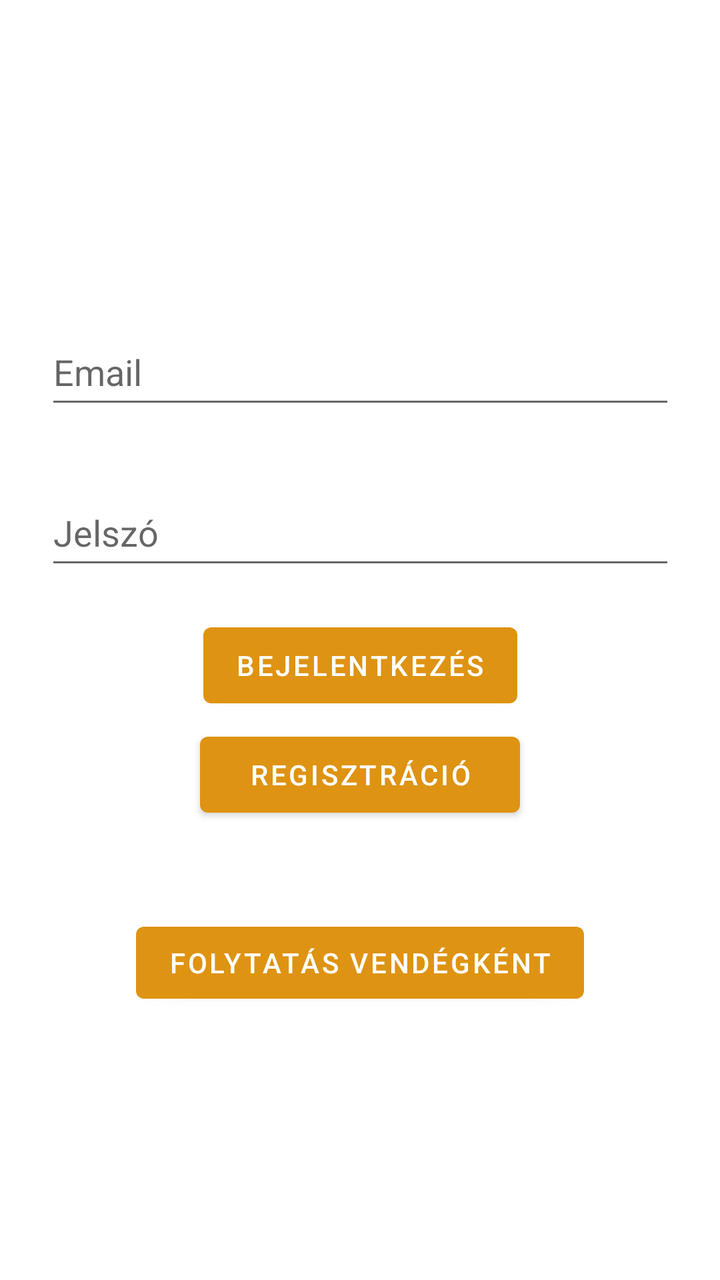
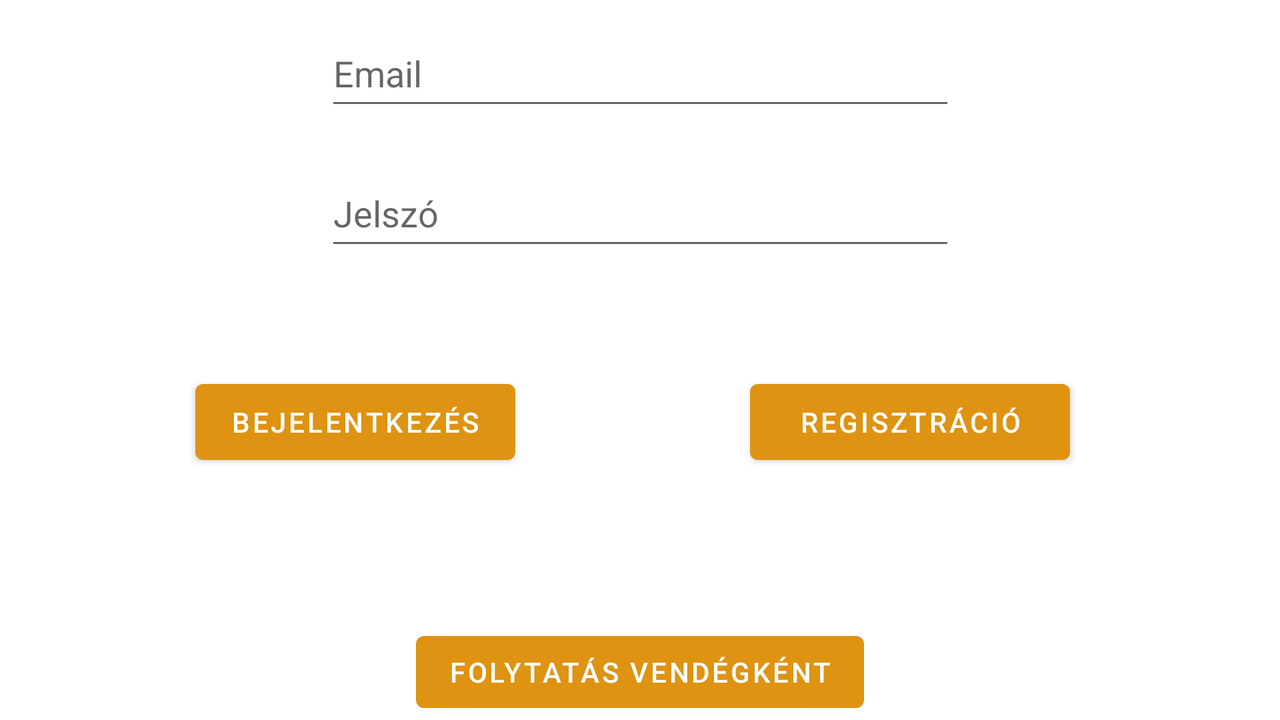

One screen, two layout resources from the same app: the default and the repository's alternative for another configuration. Each is rendered where Android would select it; the XML of both is given below.
<!-- AndroidManifest.xml: application theme Theme.AutoAlkatresz -->
<!-- res/layout/activity_main.xml -->
<?xml version="1.0" encoding="utf-8"?>
<androidx.constraintlayout.widget.ConstraintLayout xmlns:android="http://schemas.android.com/apk/res/android"
    xmlns:app="http://schemas.android.com/apk/res-auto"
    xmlns:tools="http://schemas.android.com/tools"
    android:layout_width="match_parent"
    android:layout_height="match_parent"
    tools:context=".MainActivity">

    <EditText
        android:id="@+id/emailTextBox"
        android:layout_width="wrap_content"
        android:layout_height="@dimen/defaultHeight"
        android:autofillHints="emailAddress"
        android:ems="15"
        android:hint="@string/email"
        android:inputType="textEmailAddress"
        app:layout_constraintBottom_toBottomOf="parent"
        app:layout_constraintEnd_toEndOf="parent"
        app:layout_constraintStart_toStartOf="parent"
        app:layout_constraintTop_toTopOf="parent"
        app:layout_constraintVertical_bias="0.26999998" />

    <EditText
        android:id="@+id/passwordTextBox"
        android:layout_width="wrap_content"
        android:layout_height="@dimen/defaultHeight"
        android:autofillHints="password"
        android:ems="15"
        android:hint="@string/password"
        android:inputType="textPassword"
        app:layout_constraintBottom_toBottomOf="parent"
        app:layout_constraintEnd_toEndOf="parent"
        app:layout_constraintStart_toStartOf="parent"
        app:layout_constraintTop_toBottomOf="@+id/emailTextBox"
        app:layout_constraintVertical_bias="0.07999998" />

    <Button
        android:id="@+id/backButton"
        android:layout_width="wrap_content"
        android:layout_height="@dimen/defaultHeight"
        android:onClick="login"
        android:text="@string/login"
        app:layout_constraintBottom_toBottomOf="parent"
        app:layout_constraintEnd_toEndOf="parent"
        app:layout_constraintStart_toStartOf="parent"
        app:layout_constraintTop_toBottomOf="@+id/passwordTextBox"
        app:layout_constraintVertical_bias="0.060000002" />

    <Button
        android:id="@+id/registerButton"
        android:layout_width="160dp"
        android:layout_height="@dimen/defaultHeight"
        android:onClick="register"
        android:text="@string/register"
        app:layout_constraintBottom_toBottomOf="parent"
        app:layout_constraintEnd_toEndOf="parent"
        app:layout_constraintStart_toStartOf="parent"
        app:layout_constraintTop_toBottomOf="@+id/backButton"
        app:layout_constraintVertical_bias="0.01999998" />

    <Button
        android:id="@+id/guestButton"
        android:layout_width="wrap_content"
        android:layout_height="wrap_content"
        android:onClick="guestLogin"
        android:text="@string/continueGuest"
        app:layout_constraintBottom_toBottomOf="parent"
        app:layout_constraintEnd_toEndOf="parent"
        app:layout_constraintStart_toStartOf="parent"
        app:layout_constraintTop_toBottomOf="@+id/registerButton"
        app:layout_constraintVertical_bias="0.25" />
</androidx.constraintlayout.widget.ConstraintLayout>
<!-- resources referenced by this layout -->
<resources>
  <dimen name="defaultHeight">50dp</dimen>
  <string name="continueGuest">Folytatás vendégként</string>
  <string name="email">Email</string>
  <string name="login">Bejelentkezés</string>
  <string name="password">Jelszó</string>
  <string name="register">Regisztráció</string>
  <style name="Theme.AutoAlkatresz" parent="Theme.MaterialComponents.DayNight.DarkActionBar">
          
          <item name="colorPrimary">@color/my_light_primary</item>
          <item name="colorPrimaryVariant">@color/my_light_primary</item>
          <item name="colorOnPrimary">@color/white</item>
  
          <item name="colorSecondary">@color/black</item>
          <item name="colorSecondaryVariant">@color/black</item>
          <item name="colorOnSecondary">@color/white</item>
  
          <item name="android:statusBarColor">@color/my_light_primary</item>
      </style>
  <color name="my_light_primary">#de9312</color>
  <color name="white">#FFFFFFFF</color>
  <color name="black">#FF000000</color>
</resources>
<!-- res/layout-land/activity_main.xml (the repository's variant of the layout above) -->
<!-- drawn on the phone turned sideways -->
<?xml version="1.0" encoding="utf-8"?>
<androidx.constraintlayout.widget.ConstraintLayout xmlns:android="http://schemas.android.com/apk/res/android"
    xmlns:app="http://schemas.android.com/apk/res-auto"
    xmlns:tools="http://schemas.android.com/tools"
    android:layout_width="match_parent"
    android:layout_height="match_parent"
    tools:context=".MainActivity">

    <EditText
        android:id="@+id/emailTextBox"
        android:layout_width="wrap_content"
        android:layout_height="@dimen/defaultHeight"
        android:autofillHints="emailAddress"
        android:ems="15"
        android:hint="@string/email"
        android:inputType="textEmailAddress"
        app:layout_constraintEnd_toEndOf="parent"
        android:layout_marginTop="10dp"
        app:layout_constraintStart_toStartOf="parent"
        app:layout_constraintTop_toTopOf="parent" />

    <EditText
        android:id="@+id/passwordTextBox"
        android:layout_width="wrap_content"
        android:layout_height="@dimen/defaultHeight"
        android:autofillHints="password"
        android:ems="15"
        android:hint="@string/password"
        android:inputType="textPassword"
        app:layout_constraintBottom_toBottomOf="parent"
        app:layout_constraintEnd_toEndOf="parent"
        app:layout_constraintStart_toStartOf="parent"
        app:layout_constraintTop_toBottomOf="@+id/emailTextBox"
        app:layout_constraintVertical_bias="0.07999998" />

    <Button
        android:id="@+id/backButton"
        android:layout_width="160dp"
        android:layout_height="@dimen/defaultHeight"
        android:onClick="login"
        android:text="@string/login"
        app:layout_constraintBottom_toBottomOf="parent"
        app:layout_constraintEnd_toStartOf="@+id/registerButton"
        app:layout_constraintHorizontal_bias="0.454"
        app:layout_constraintStart_toStartOf="parent"
        app:layout_constraintTop_toTopOf="parent"
        app:layout_constraintVertical_bias="0.60" />

    <Button
        android:id="@+id/registerButton"
        android:layout_width="160dp"
        android:layout_height="@dimen/defaultHeight"
        android:onClick="register"
        android:text="@string/register"
        app:layout_constraintBottom_toBottomOf="parent"
        app:layout_constraintEnd_toEndOf="parent"
        app:layout_constraintHorizontal_bias="0.781"
        app:layout_constraintStart_toStartOf="parent"
        app:layout_constraintTop_toTopOf="parent"
        app:layout_constraintVertical_bias="0.60" />

    <Button
        android:id="@+id/guestButton"
        android:layout_width="wrap_content"
        android:layout_height="wrap_content"
        android:onClick="guestLogin"
        android:text="@string/continueGuest"
        app:layout_constraintBottom_toBottomOf="parent"
        app:layout_constraintEnd_toEndOf="parent"
        app:layout_constraintStart_toStartOf="parent" />
</androidx.constraintlayout.widget.ConstraintLayout>
